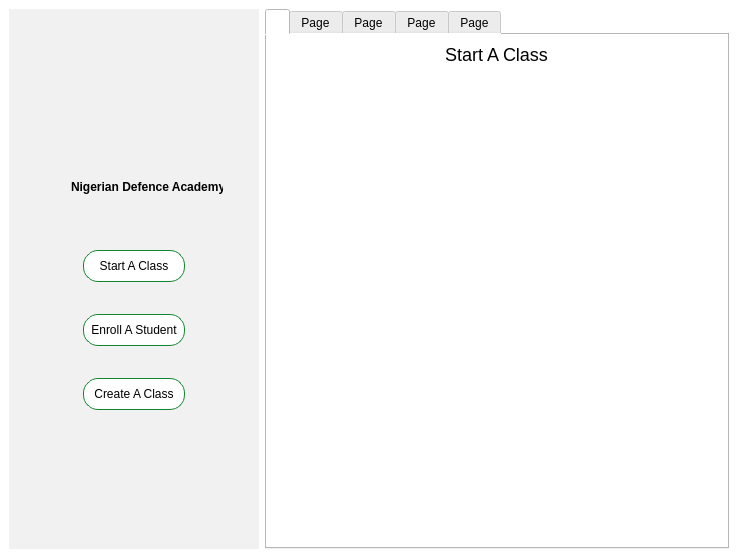
<?xml version="1.0" encoding="UTF-8"?>
<ui version="4.0">
 <class>MainWindow</class>
 <widget class="QMainWindow" name="MainWindow">
  <property name="geometry">
   <rect>
    <x>0</x>
    <y>0</y>
    <width>738</width>
    <height>558</height>
   </rect>
  </property>
  <property name="windowTitle">
   <string>MainWindow</string>
  </property>
  <property name="styleSheet">
   <string notr="true">background-color: white;</string>
  </property>
  <widget class="QWidget" name="centralwidget">
   <layout class="QHBoxLayout" name="horizontalLayout">
    <item alignment="Qt::AlignLeft">
     <widget class="QGroupBox" name="groupBox">
      <property name="sizePolicy">
       <sizepolicy hsizetype="Preferred" vsizetype="Preferred">
        <horstretch>0</horstretch>
        <verstretch>0</verstretch>
       </sizepolicy>
      </property>
      <property name="maximumSize">
       <size>
        <width>250</width>
        <height>16777215</height>
       </size>
      </property>
      <property name="styleSheet">
       <string notr="true">background-color: #f1f1f1;
border: none;</string>
      </property>
      <property name="title">
       <string/>
      </property>
      <property name="alignment">
       <set>Qt::AlignCenter</set>
      </property>
      <layout class="QVBoxLayout" name="verticalLayout">
       <property name="spacing">
        <number>0</number>
       </property>
       <property name="leftMargin">
        <number>50</number>
       </property>
       <property name="topMargin">
        <number>100</number>
       </property>
       <property name="rightMargin">
        <number>50</number>
       </property>
       <property name="bottomMargin">
        <number>100</number>
       </property>
       <item>
        <widget class="QWidget" name="verticalWidget" native="true">
         <property name="sizePolicy">
          <sizepolicy hsizetype="Fixed" vsizetype="Fixed">
           <horstretch>0</horstretch>
           <verstretch>0</verstretch>
          </sizepolicy>
         </property>
         <property name="minimumSize">
          <size>
           <width>170</width>
           <height>100</height>
          </size>
         </property>
         <layout class="QVBoxLayout" name="verticalLayout_9">
          <item>
           <widget class="QPushButton" name="pushButton">
            <property name="sizePolicy">
             <sizepolicy hsizetype="Preferred" vsizetype="Preferred">
              <horstretch>0</horstretch>
              <verstretch>0</verstretch>
             </sizepolicy>
            </property>
            <property name="styleSheet">
             <string notr="true">border: 0px;; </string>
            </property>
            <property name="text">
             <string/>
            </property>
            <property name="icon">
             <iconset>
              <normaloff>nda-logo.png</normaloff>nda-logo.png</iconset>
            </property>
            <property name="iconSize">
             <size>
              <width>100</width>
              <height>100</height>
             </size>
            </property>
           </widget>
          </item>
          <item>
           <widget class="QLabel" name="label_11">
            <property name="styleSheet">
             <string notr="true">font-weight:500</string>
            </property>
            <property name="text">
             <string>Nigerian Defence Academy</string>
            </property>
           </widget>
          </item>
         </layout>
        </widget>
       </item>
       <item alignment="Qt::AlignHCenter">
        <widget class="QWidget" name="verticalWidget_2" native="true">
         <layout class="QVBoxLayout" name="verticalLayout_10">
          <item>
           <widget class="QPushButton" name="StartAClass">
            <property name="sizePolicy">
             <sizepolicy hsizetype="Maximum" vsizetype="Fixed">
              <horstretch>0</horstretch>
              <verstretch>0</verstretch>
             </sizepolicy>
            </property>
            <property name="styleSheet">
             <string notr="true">background-color: #ffffff;
border: 1px solid #128531;
border-radius: 15px;
font-weight: 400;
height: 30px;
width: 100px;</string>
            </property>
            <property name="text">
             <string>Start A Class</string>
            </property>
           </widget>
          </item>
          <item>
           <widget class="QPushButton" name="EnrollAStudent">
            <property name="sizePolicy">
             <sizepolicy hsizetype="Maximum" vsizetype="Fixed">
              <horstretch>0</horstretch>
              <verstretch>0</verstretch>
             </sizepolicy>
            </property>
            <property name="styleSheet">
             <string notr="true">background-color: #ffffff;
border: 1px solid #128531;
border-radius: 15px;
font-weight: 400;
height: 30px;
width: 100px;</string>
            </property>
            <property name="text">
             <string>Enroll A Student</string>
            </property>
           </widget>
          </item>
          <item>
           <widget class="QPushButton" name="CreateAClass">
            <property name="sizePolicy">
             <sizepolicy hsizetype="Maximum" vsizetype="Fixed">
              <horstretch>0</horstretch>
              <verstretch>0</verstretch>
             </sizepolicy>
            </property>
            <property name="styleSheet">
             <string notr="true">background-color: #ffffff;
border: 1px solid #128531;
border-radius: 15px;
font-weight: 400;
height: 30px;
width: 100px;</string>
            </property>
            <property name="text">
             <string>Create A Class</string>
            </property>
           </widget>
          </item>
         </layout>
        </widget>
       </item>
      </layout>
     </widget>
    </item>
    <item>
     <widget class="QTabWidget" name="tabWidget_2">
      <property name="currentIndex">
       <number>0</number>
      </property>
      <widget class="QWidget" name="tabWidget_2Page1">
       <attribute name="title">
        <string/>
       </attribute>
       <layout class="QVBoxLayout" name="verticalLayout_2">
        <item alignment="Qt::AlignHCenter">
         <widget class="QLabel" name="label">
          <property name="sizePolicy">
           <sizepolicy hsizetype="Maximum" vsizetype="Preferred">
            <horstretch>0</horstretch>
            <verstretch>0</verstretch>
           </sizepolicy>
          </property>
          <property name="minimumSize">
           <size>
            <width>0</width>
            <height>18</height>
           </size>
          </property>
          <property name="maximumSize">
           <size>
            <width>484</width>
            <height>32</height>
           </size>
          </property>
          <property name="styleSheet">
           <string notr="true">font-size: 18px</string>
          </property>
          <property name="text">
           <string>Start A Class</string>
          </property>
          <property name="alignment">
           <set>Qt::AlignCenter</set>
          </property>
         </widget>
        </item>
        <item>
         <widget class="QListWidget" name="listWidget">
          <property name="styleSheet">
           <string notr="true">border: none</string>
          </property>
         </widget>
        </item>
        <item>
         <widget class="QWidget" name="widget" native="true">
          <property name="maximumSize">
           <size>
            <width>16777215</width>
            <height>50</height>
           </size>
          </property>
          <property name="styleSheet">
           <string notr="true">background-color: white;
border:none;</string>
          </property>
          <layout class="QHBoxLayout" name="horizontalLayout_2"/>
         </widget>
        </item>
       </layout>
      </widget>
      <widget class="QWidget" name="tab">
       <attribute name="title">
        <string>Page</string>
       </attribute>
       <layout class="QVBoxLayout" name="verticalLayout_3">
        <item alignment="Qt::AlignHCenter|Qt::AlignVCenter">
         <widget class="QWidget" name="widget_4" native="true">
          <property name="styleSheet">
           <string notr="true">background-color: white</string>
          </property>
          <layout class="QVBoxLayout" name="verticalLayout_4">
           <item>
            <widget class="QWidget" name="widget_3" native="true">
             <property name="maximumSize">
              <size>
               <width>16777215</width>
               <height>50</height>
              </size>
             </property>
             <property name="styleSheet">
              <string notr="true">background-color: white;</string>
             </property>
             <layout class="QHBoxLayout" name="horizontalLayout_3">
              <property name="bottomMargin">
               <number>26</number>
              </property>
              <item>
               <widget class="QLabel" name="label_2">
                <property name="styleSheet">
                 <string notr="true">font-size: 18px;</string>
                </property>
                <property name="text">
                 <string>Create A Class</string>
                </property>
                <property name="alignment">
                 <set>Qt::AlignCenter</set>
                </property>
               </widget>
              </item>
             </layout>
            </widget>
           </item>
           <item>
            <widget class="QLabel" name="label_3">
             <property name="styleSheet">
              <string notr="true">font-size:15px;margin-bottom:10px;margin-top:10px;</string>
             </property>
             <property name="text">
              <string>Course Code</string>
             </property>
            </widget>
           </item>
           <item>
            <widget class="QTextEdit" name="CourseCodeTextField">
             <property name="maximumSize">
              <size>
               <width>16777215</width>
               <height>30</height>
              </size>
             </property>
             <property name="styleSheet">
              <string notr="true">background-color:white;border-radius:10; border: 1px solid #000000;font-size:15px;</string>
             </property>
             <property name="html">
              <string>&lt;!DOCTYPE HTML PUBLIC &quot;-//W3C//DTD HTML 4.0//EN&quot; &quot;http://www.w3.org/TR/REC-html40/strict.dtd&quot;&gt;
&lt;html&gt;&lt;head&gt;&lt;meta name=&quot;qrichtext&quot; content=&quot;1&quot; /&gt;&lt;style type=&quot;text/css&quot;&gt;
p, li { white-space: pre-wrap; }
&lt;/style&gt;&lt;/head&gt;&lt;body style=&quot; font-family:'MS Shell Dlg 2'; font-size:15px; font-weight:400; font-style:normal;&quot;&gt;
&lt;p style=&quot;-qt-paragraph-type:empty; margin-top:0px; margin-bottom:0px; margin-left:0px; margin-right:0px; -qt-block-indent:0; text-indent:0px; font-size:8.25pt;&quot;&gt;&lt;br /&gt;&lt;/p&gt;&lt;/body&gt;&lt;/html&gt;</string>
             </property>
            </widget>
           </item>
           <item>
            <widget class="QLabel" name="label_4">
             <property name="styleSheet">
              <string notr="true">font-size:15px;margin-bottom:10px;margin-top:10px;</string>
             </property>
             <property name="text">
              <string>Course Title</string>
             </property>
            </widget>
           </item>
           <item>
            <widget class="QTextEdit" name="CourseTitleTextField">
             <property name="maximumSize">
              <size>
               <width>16777215</width>
               <height>30</height>
              </size>
             </property>
             <property name="styleSheet">
              <string notr="true">background-color:white;border-radius:10; border: 1px solid #000000;font-size:15px;</string>
             </property>
            </widget>
           </item>
           <item>
            <widget class="QPushButton" name="CreateClass">
             <property name="styleSheet">
              <string notr="true">background-color: #128531;color:white;font-weight:500;height:40px;margin-top:20px;border-radius:10px;font-size:15px;</string>
             </property>
             <property name="text">
              <string>Create Class</string>
             </property>
            </widget>
           </item>
          </layout>
         </widget>
        </item>
       </layout>
      </widget>
      <widget class="QWidget" name="tab_2">
       <attribute name="title">
        <string>Page</string>
       </attribute>
       <layout class="QVBoxLayout" name="verticalLayout_5">
        <item>
         <widget class="QWidget" name="widget_5" native="true">
          <property name="maximumSize">
           <size>
            <width>16777215</width>
            <height>50</height>
           </size>
          </property>
          <property name="styleSheet">
           <string notr="true">background-color: white;
border:none;</string>
          </property>
          <layout class="QHBoxLayout" name="horizontalLayout_4">
           <item>
            <widget class="QLabel" name="label_5">
             <property name="sizePolicy">
              <sizepolicy hsizetype="Maximum" vsizetype="Preferred">
               <horstretch>0</horstretch>
               <verstretch>0</verstretch>
              </sizepolicy>
             </property>
             <property name="minimumSize">
              <size>
               <width>0</width>
               <height>18</height>
              </size>
             </property>
             <property name="maximumSize">
              <size>
               <width>484</width>
               <height>32</height>
              </size>
             </property>
             <property name="styleSheet">
              <string notr="true">font-size: 18px</string>
             </property>
             <property name="text">
              <string>My Classes</string>
             </property>
             <property name="alignment">
              <set>Qt::AlignCenter</set>
             </property>
            </widget>
           </item>
          </layout>
         </widget>
        </item>
        <item>
         <widget class="QWidget" name="widget_6" native="true">
          <property name="styleSheet">
           <string notr="true">background-color: white;</string>
          </property>
          <widget class="QPushButton" name="pushButton_7">
           <property name="geometry">
            <rect>
             <x>10</x>
             <y>10</y>
             <width>111</width>
             <height>31</height>
            </rect>
           </property>
           <property name="styleSheet">
            <string notr="true">background-color: white;
border: 1px solid #128531;
border-radius: 7px; font-weight: 500;</string>
           </property>
           <property name="text">
            <string>CSS 700</string>
           </property>
          </widget>
         </widget>
        </item>
       </layout>
      </widget>
      <widget class="QWidget" name="tab_3">
       <attribute name="title">
        <string>Page</string>
       </attribute>
       <layout class="QVBoxLayout" name="verticalLayout_7">
        <item>
         <widget class="QWidget" name="widget_7" native="true">
          <property name="maximumSize">
           <size>
            <width>16777215</width>
            <height>50</height>
           </size>
          </property>
          <property name="styleSheet">
           <string notr="true">background-color: white;</string>
          </property>
          <layout class="QHBoxLayout" name="horizontalLayout_5">
           <item>
            <widget class="QLabel" name="label_6">
             <property name="styleSheet">
              <string notr="true">font-size: 18px;</string>
             </property>
             <property name="text">
              <string>Enrol A Student</string>
             </property>
             <property name="alignment">
              <set>Qt::AlignCenter</set>
             </property>
            </widget>
           </item>
          </layout>
         </widget>
        </item>
        <item>
         <widget class="QWidget" name="widget_8" native="true">
          <layout class="QGridLayout" name="gridLayout">
           <item row="0" column="0">
            <widget class="QWidget" name="widget_9" native="true">
             <property name="maximumSize">
              <size>
               <width>500</width>
               <height>16777215</height>
              </size>
             </property>
             <property name="styleSheet">
              <string notr="true">background-color: #F1F1F1;border-radius:10px;</string>
             </property>
             <layout class="QHBoxLayout" name="horizontalLayout_6">
              <item>
               <widget class="QWidget" name="widget_10" native="true">
                <property name="maximumSize">
                 <size>
                  <width>300</width>
                  <height>383</height>
                 </size>
                </property>
                <property name="styleSheet">
                 <string notr="true">background-color: #f1f1f1</string>
                </property>
                <widget class="QTextEdit" name="StudentIdTextField">
                 <property name="geometry">
                  <rect>
                   <x>20</x>
                   <y>60</y>
                   <width>256</width>
                   <height>50</height>
                  </rect>
                 </property>
                 <property name="maximumSize">
                  <size>
                   <width>16777215</width>
                   <height>50</height>
                  </size>
                 </property>
                 <property name="styleSheet">
                  <string notr="true">background-color:white;border-radius:10; border: 1px solid grey;</string>
                 </property>
                 <property name="html">
                  <string>&lt;!DOCTYPE HTML PUBLIC &quot;-//W3C//DTD HTML 4.0//EN&quot; &quot;http://www.w3.org/TR/REC-html40/strict.dtd&quot;&gt;
&lt;html&gt;&lt;head&gt;&lt;meta name=&quot;qrichtext&quot; content=&quot;1&quot; /&gt;&lt;style type=&quot;text/css&quot;&gt;
p, li { white-space: pre-wrap; }
&lt;/style&gt;&lt;/head&gt;&lt;body style=&quot; font-family:'MS Shell Dlg 2'; font-size:8.25pt; font-weight:400; font-style:normal;&quot;&gt;
&lt;p style=&quot;-qt-paragraph-type:empty; margin-top:0px; margin-bottom:0px; margin-left:0px; margin-right:0px; -qt-block-indent:0; text-indent:0px;&quot;&gt;&lt;br /&gt;&lt;/p&gt;&lt;/body&gt;&lt;/html&gt;</string>
                 </property>
                </widget>
                <widget class="QPushButton" name="EnrollFaceId">
                 <property name="geometry">
                  <rect>
                   <x>20</x>
                   <y>290</y>
                   <width>256</width>
                   <height>51</height>
                  </rect>
                 </property>
                 <property name="styleSheet">
                  <string notr="true">background-color: #000000;color:white;font-weight:500;height:40px;margin-top:20px;border-radius:10px;font-size:15px;</string>
                 </property>
                 <property name="text">
                  <string>Enroll Face ID</string>
                 </property>
                </widget>
                <widget class="QTextEdit" name="StudentNameTextField">
                 <property name="geometry">
                  <rect>
                   <x>20</x>
                   <y>160</y>
                   <width>256</width>
                   <height>50</height>
                  </rect>
                 </property>
                 <property name="maximumSize">
                  <size>
                   <width>16777215</width>
                   <height>50</height>
                  </size>
                 </property>
                 <property name="styleSheet">
                  <string notr="true">background-color:white;border-radius:10; border: 1px solid grey;</string>
                 </property>
                </widget>
                <widget class="QLabel" name="label_7">
                 <property name="geometry">
                  <rect>
                   <x>20</x>
                   <y>116</y>
                   <width>256</width>
                   <height>38</height>
                  </rect>
                 </property>
                 <property name="styleSheet">
                  <string notr="true">font-size:15px;margin-bottom:10px;margin-top:10px;</string>
                 </property>
                 <property name="text">
                  <string>FULL NAME</string>
                 </property>
                </widget>
                <widget class="QLabel" name="label_8">
                 <property name="geometry">
                  <rect>
                   <x>20</x>
                   <y>16</y>
                   <width>256</width>
                   <height>38</height>
                  </rect>
                 </property>
                 <property name="styleSheet">
                  <string notr="true">font-size:15px;margin-bottom:10px;margin-top:10px;</string>
                 </property>
                 <property name="text">
                  <string>NDA NUMBER</string>
                 </property>
                </widget>
                <widget class="QPushButton" name="AddStudent">
                 <property name="geometry">
                  <rect>
                   <x>20</x>
                   <y>230</y>
                   <width>256</width>
                   <height>51</height>
                  </rect>
                 </property>
                 <property name="styleSheet">
                  <string notr="true">background-color: #128531;color:white;font-weight:500;height:40px;margin-top:20px;border-radius:10px;font-size:15px;</string>
                 </property>
                 <property name="text">
                  <string>Add Student</string>
                 </property>
                </widget>
               </widget>
              </item>
             </layout>
            </widget>
           </item>
          </layout>
         </widget>
        </item>
       </layout>
      </widget>
      <widget class="QWidget" name="tab_4">
       <attribute name="title">
        <string>Page</string>
       </attribute>
       <layout class="QGridLayout" name="gridLayout_2">
        <item row="0" column="0">
         <widget class="QWidget" name="widget_11" native="true">
          <property name="maximumSize">
           <size>
            <width>600</width>
            <height>16777215</height>
           </size>
          </property>
          <property name="styleSheet">
           <string notr="true">background-color: white</string>
          </property>
          <layout class="QVBoxLayout" name="verticalLayout_6">
           <item>
            <widget class="QPushButton" name="pushButton_10">
             <property name="maximumSize">
              <size>
               <width>100</width>
               <height>16777215</height>
              </size>
             </property>
             <property name="styleSheet">
              <string notr="true">color: white;background-color:black;border-radius:5px;height:25px;</string>
             </property>
             <property name="text">
              <string>Back</string>
             </property>
            </widget>
           </item>
           <item>
            <widget class="QWidget" name="widget_12" native="true">
             <property name="maximumSize">
              <size>
               <width>16777215</width>
               <height>40</height>
              </size>
             </property>
             <property name="styleSheet">
              <string notr="true">background-color: #ffffff</string>
             </property>
             <layout class="QHBoxLayout" name="horizontalLayout_7">
              <item>
               <widget class="QLabel" name="label_9">
                <property name="styleSheet">
                 <string notr="true">font-size: 18px;font-weight:bold;</string>
                </property>
                <property name="text">
                 <string>CSS 719</string>
                </property>
               </widget>
              </item>
              <item>
               <widget class="QComboBox" name="comboBox">
                <property name="maximumSize">
                 <size>
                  <width>150</width>
                  <height>60</height>
                 </size>
                </property>
                <property name="styleSheet">
                 <string notr="true">background-color:green; color:white;border:none;border-radius:5px;</string>
                </property>
                <item>
                 <property name="text">
                  <string>10th March 2020</string>
                 </property>
                </item>
               </widget>
              </item>
             </layout>
            </widget>
           </item>
           <item>
            <widget class="QWidget" name="widget_13" native="true">
             <property name="maximumSize">
              <size>
               <width>16777215</width>
               <height>40</height>
              </size>
             </property>
             <property name="styleSheet">
              <string notr="true">background-color: #f1f1f1;</string>
             </property>
             <layout class="QHBoxLayout" name="horizontalLayout_8">
              <item alignment="Qt::AlignHCenter">
               <widget class="QLabel" name="label_10">
                <property name="maximumSize">
                 <size>
                  <width>200</width>
                  <height>100</height>
                 </size>
                </property>
                <property name="styleSheet">
                 <string notr="true">font-size:18px;</string>
                </property>
                <property name="text">
                 <string>Steganography</string>
                </property>
               </widget>
              </item>
             </layout>
            </widget>
           </item>
           <item alignment="Qt::AlignTop">
            <widget class="QWidget" name="widget_14" native="true">
             <property name="styleSheet">
              <string notr="true">background-color:white;</string>
             </property>
             <layout class="QVBoxLayout" name="verticalLayout_8">
              <item>
               <widget class="QTableWidget" name="tableWidget">
                <column>
                 <property name="text">
                  <string>Name</string>
                 </property>
                </column>
                <column>
                 <property name="text">
                  <string>Student ID</string>
                 </property>
                </column>
               </widget>
              </item>
             </layout>
            </widget>
           </item>
          </layout>
         </widget>
        </item>
       </layout>
      </widget>
     </widget>
    </item>
   </layout>
  </widget>
  <widget class="QMenuBar" name="menubar">
   <property name="geometry">
    <rect>
     <x>0</x>
     <y>0</y>
     <width>738</width>
     <height>21</height>
    </rect>
   </property>
  </widget>
 </widget>
 <resources/>
 <connections/>
</ui>
